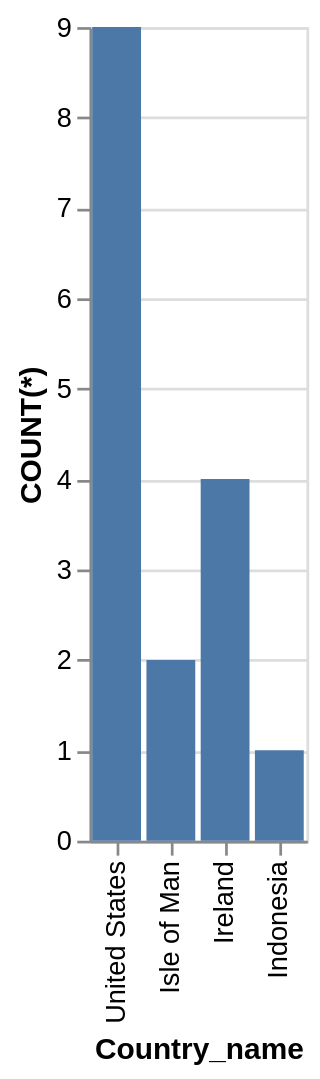

Specify this chart in Vega-Lite:
### Vega-Lite specification from a JSON file in a GitHub repository (floating-point values rounded to 4 significant figures)
{"data": {"values": [{"x_data": "United States", "y_data": 9}, {"x_data": "Isle of Man", "y_data": 2}, {"x_data": "Ireland", "y_data": 4}, {"x_data": "Indonesia", "y_data": 1}]}, "mark": "bar", "encoding": {"x": {"field": "x_data", "type": "nominal", "title": "Country_name", "sort": "descending"}, "y": {"field": "y_data", "type": "quantitative", "title": "COUNT(*)"}}}
